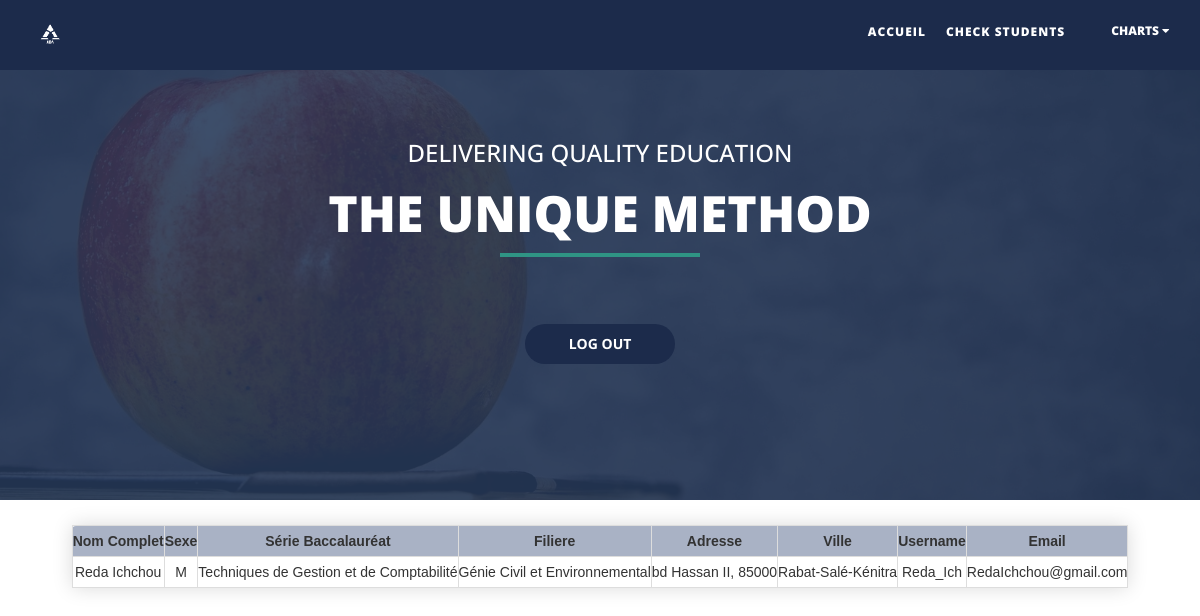
The app's page /afficher.php?login_user=Reda_Ich (signed in) with its own data.
### tables this page shows
CREATE TABLE IF NOT EXISTS `students` (
  `nom_user` varchar(100) NOT NULL,
  `sexe_user` varchar(2) NOT NULL,
  `mail_user` varchar(100) NOT NULL,
  `adresse_user` varchar(100) NOT NULL,
  `tel_user` int(30) NOT NULL,
  `login_user` varchar(40) NOT NULL,
  `password_user` varchar(40) NOT NULL,
  `cin_user` varchar(10) NOT NULL,
  `filiere` varchar(80) NOT NULL,
  `serie_bacc` varchar(80) NOT NULL,
  `ville` varchar(80) NOT NULL,
  PRIMARY KEY (`login_user`)
);

### afficher.php (the view, shortened to what this page needs)
<?php
 include("auth_admin.php");
?>
<!DOCTYPE html>
<html>
<head>
    <link rel="stylesheet" href="table_admin.css">
    <link href="assets/css/bootstrap.css" rel="stylesheet" />
    <link href="assets/css/font-awesome.min.css" rel="stylesheet" />
    <link href="assets/css/flexslider.css" rel="stylesheet" />
    <link href="assets/css/style.css" rel="stylesheet" />
</head>
<body>
    <div class="navbar navbar-inverse navbar-fixed-top " id="menu">
        <div class="container">
            <div class="navbar-header">
                <a class="navbar-brand" href="#"><img class="logo-custom" src="assets/img/logo.png" alt="" /></a>
            </div>
            <div class="navbar-collapse collapse move-me">
                <ul class="nav navbar-nav navbar-right">
                    <li><a href="index_admin.php">ACCUEIL</a></li>
                    <li><a href="index_admin.php">CHECK STUDENTS</a></li>
                    <div class="dropdown">
                         <button class="dropbtn">CHARTS
                         <i class="fa fa-caret-down"></i>
                         </button>
                     </div>
                    <li><a href="#"><?php echo $login_session; ?></a></li>
                </ul>
            </div>
        </div>
    </div>
    <div class="home-sec" id="home">
        <div class="overlay">
            <div class="container">
                <div class="row text-center ">
                    <div class="col-lg-12  col-md-12 col-sm-12">
                        <div class="flexslider set-flexi" id="main-section">
                            <ul class="slides move-me">
                                <li>
                                    <h3>Delivering Quality Education</h3>
                                    <h1>THE UNIQUE METHOD</h1>
                                    <button class="btn solid"  onclick="window.location.href='logout.php'">Log Out</button>
                                </li>
                            </ul>
                        </div>
                    </div>
                </div>
            </div>
        </div>
    </div>
     <?php
     $sql = " select * from students where login_user='".$_GET["login_user"]."'";
     $result = $link->query($sql);
     $row = mysqli_fetch_assoc($result);
                 echo "<table>";
                 echo "<thead>";
                 echo " <tr style='text-align: center;'>";
                 echo "<th>Nom Complet</th>";
                 echo " <th>Sexe</th>";
                 echo " <th>Série Baccalauréat</th>";
                 echo " <th>Filiere</th>";
                 echo " <th>Adresse</th>";
                 echo " <th>Ville</th>";
                 echo " <th>Username</th>";
                 echo " <th>Email</th>";
                 echo "</tr>";
                 echo "</thead>";
                 echo "<tr>";
                 echo "<td>" .$row['nom_user']."</td>";
                 echo "<td>" .$row['sexe_user']."</td>";
                 echo "<td>" .$row['serie_bacc']."</td>";
                 echo "<td>" .$row['filiere']."</td>";
                 echo "<td>" .$row['adresse_user']."</td>";
                 echo "<td>" .$row['ville']."</td>";
                 echo "<td>" .$row['login_user']."</td>";
                 echo "<td>" .$row['mail_user']."</td>";
                 echo " </tr>";
                 echo "</table> ";
     ?>
</body>
</html>

### table_admin.css (style rules this page uses)
table { text-align: center; margin: 25px 0; font-size: 1em; font-family: 'Heebo', sans-serif; min-width: 500px; margin-left: auto; margin-right: auto; box-shadow: 0 0 20px rgba(0, 0, 0, 0.15); border: 1px solid #ddd; border-collapse: separate; border-left: 0; border-radius: 4px; border-spacing: 0px; }
thead { display: table-header-group; vertical-align: middle; border-color: inherit; border-collapse: separate; text-align: center; }
tr { display: table-row; vertical-align: inherit; border-color: inherit; text-align: center; }
th, td { padding: 5px 4px 6px 4px; text-align: left; vertical-align: top; border-left: 1px solid #ddd; text-align: center; }
td { border-top: 1px solid #ddd; text-align: center; }
thead th { text-align: center; background-color: #4d5f867a; }
thead:first-child tr:first-child th:first-child, tbody:first-child tr:first-child td:first-child { border-radius: 4px 0 0 0; }
thead:last-child tr:last-child th:first-child, tbody:last-child tr:last-child td:first-child { border-radius: 0 0 0 4px; }

### assets/css/flexslider.css (style rules this page uses)
.slides, .flex-control-nav, .flex-direction-nav { margin: 0; padding: 0; list-style: none; }
.flexslider { margin: 0; padding: 0; }
.flexslider .slides > li { display: none; -webkit-backface-visibility: hidden; }
.slides:after { content: "."; display: block; clear: both; visibility: hidden; line-height: 0; height: 0; }
.flexslider { margin: 0 0 60px; background: #fff; border: 4px solid #fff; position: relative; -webkit-border-radius: 4px; -moz-border-radius: 4px; -o-border-radius: 4px; border-radius: 4px; -webkit-box-shadow: 0 1px 4px rgba(0,0,0,.2); -moz-box-shadow: 0 1px 4px rgba(0,0,0,.2); -o-box-shadow: 0 1px 4px rgba(0,0,0,.2); box-shadow: 0 1px 4px rgba(0,0,0,.2); zoom: 1; }
.flexslider .slides { zoom: 1; }

### assets/css/style.css (style rules this page uses)
.logo-custom { max-height: 40px; }
#menu { background-color: rgba(28, 43, 75, 1); color: #fff; font-size: 12px; font-weight: 900; letter-spacing: 1px; min-height: 70px; }
.navbar-inverse { border-color: transparent; }
.navbar-inverse .navbar-nav > li > a, .navbar-inverse .navbar-nav > li > a:hover { color: #FFF; padding: 22px 10px; }
.home-sec { padding-top: 10px; padding-bottom: 60px; background: url(../img/header.jpg) no-repeat center center; padding: 0; -webkit-background-size: cover; background-size: cover; color: #fff; background-attachment: fixed; }
.home-sec .overlay { background: rgba(38, 57, 88, 0.89); min-height: 500px; }
.home-sec h1 { color: #fff; font-weight: 900; font-size: 50px; text-transform: uppercase; padding-bottom: 35px; }
.home-sec h3 { text-transform: uppercase; }
.set-flexi { -webkit-box-shadow: 0 1px 4px rgba(0, 0, 0, 0); -moz-box-shadow: 0 1px 4px rgba(0, 0, 0, 0); -o-box-shadow: 0 1px 4px rgba(0, 0, 0, 0); box-shadow: 0 1px 4px rgba(0, 0, 0, 0); background-color: transparent; border: 0px solid #000; padding-top: 120px; }
h1::after { content: " "; border: solid 2px #2f9484; display: block; width: 200px; margin: 12px auto; }

### afficher.php (style rules this page uses)
.btn { width:150px; height: 40px; outline:none; border:none; border-radius:48px; background-color:#1c2b4b; color:white; text-transform: uppercase; font-weight:700; margin:10px 0; transition:all 0.5s; }
.dropbtn { background-color: #1c2b4b; color: white; padding: 16px; font-size: 12px; border: none; cursor: pointer; }
.dropdown { position: relative; display: inline-block; }

### records on screen
students: nom_user "Reda Ichchou", sexe_user "M", serie_bacc "Techniques de Gestion et de Comptabilité", filiere "Génie Civil et Environnemental", adresse_user "bd Hassan II, 85000", ville "Rabat-Salé-Kénitra", login_user "Reda_Ich", mail_user "RedaIchchou@gmail.com"
